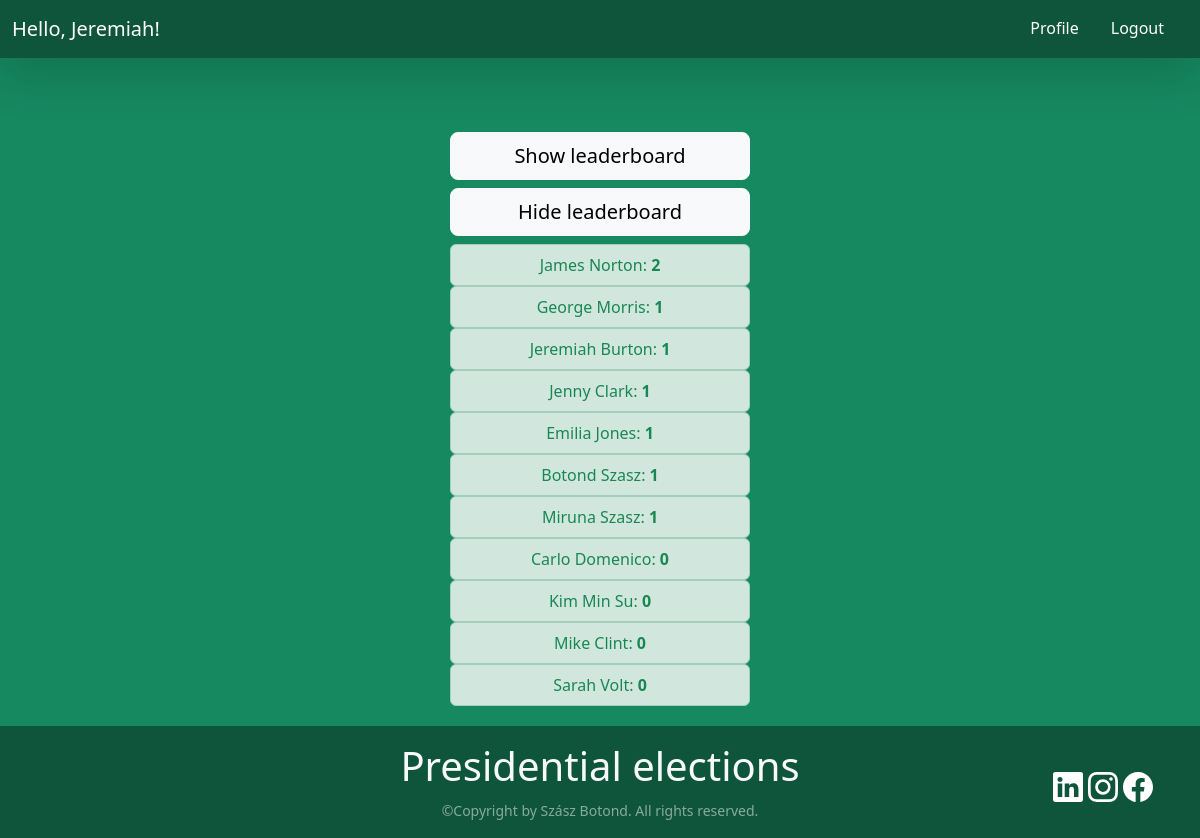
/show_leaderboard (signed in), run on an earlier commit of the app's database.
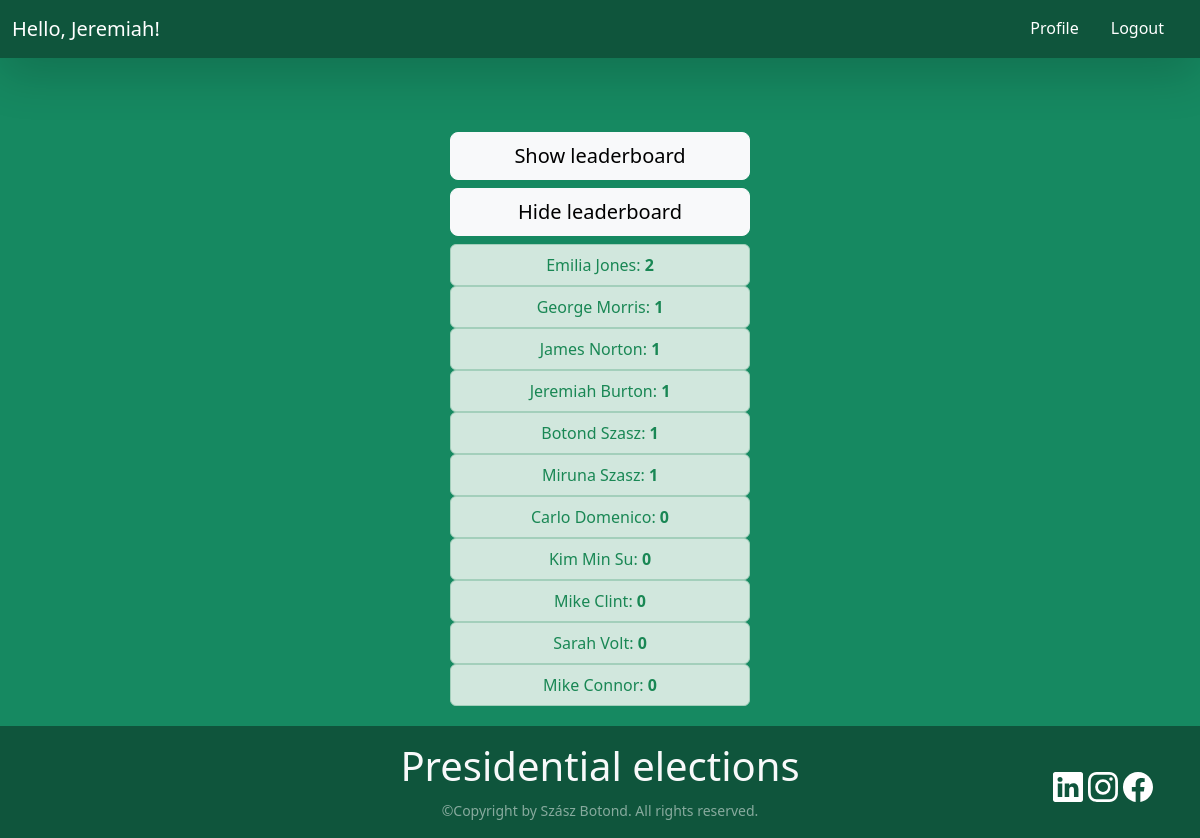
And on a later commit of the database.
### authentication/models.py (models this page shows)
class Profile(models.Model):
    user = models.OneToOneField(User, on_delete=models.CASCADE)
    user_bio = models.TextField(max_length=500, default="Default description")
    hasVoted = models.BooleanField(default=False)
    votedFor = models.IntegerField(default=None, editable=True, null=True)
    numberOfVotes = models.IntegerField(default=0, editable=True)
    hasApplied = models.BooleanField(default=False)
    linkFacebook = models.TextField(max_length=1000, default="")
    linkInstagram = models.TextField(max_length=1000, default="")
    linkLinkedin = models.TextField(max_length=1000, default="")

### authentication/views.py (the view)
# urls.py: path('show_leaderboard', views.show_leaderboard, name="show_leaderboard"),
def show_leaderboard(request):
    all_candidates = Profile.objects.filter(hasApplied=True).order_by('-numberOfVotes')
    current_user = request.user
    firstName = current_user.first_name
    lastName = current_user.last_name
    return render(request, "main-page.html", {"all_candidates":all_candidates, 'firstName': firstName, 'lastName': lastName})

### authentication/templates/main-page.html (shortened to what this page needs)
{% load static %}
<!DOCTYPE html>
<html lang="en">
<head>
    <link href="https://cdn.jsdelivr.net/npm/bootstrap@5.3.2/dist/css/bootstrap.min.css" rel="stylesheet"
>
    <link rel="stylesheet" href="/static/style.css">
</head>
<body style="padding-top: 170px; display: flex; flex-direction: column; min-height: 100vh; width: 100%;">
    {% if user.is_authenticated %}
    <nav class="navbar navbar-expand-lg shadow-lg fixed-top" style="background-color: rgb(15, 85, 60);">
        <div class="container-fluid">
            <a class="navbar-brand text-white" href="/profile">Hello, {{firstName.title}}!</a>
            <div class="collapse navbar-collapse" id="navbarSupportedContent">
                <ul class="navbar-nav justify-content-end flex-grow-1 pe-3 nav-underline">
                    <li class="nav-item">
                        <a class="nav-link text-white" aria-current="page" href="/profile">Profile</a>
                    </li>
                    <li class="nav-item">
                        <a class="nav-link text-white" aria-current="page" href="/logout">Logout</a>
                    </li>
                </ul>
            </div>
        </div>
    </nav>
    <div class="d-grid gap-2 justify-content-center" style="padding-bottom: 20px;">
        <a class="btn btn-lg btn-light h-auto d-inline-block " href="/show_leaderboard" type="submit" role="button">Show
            leaderboard</a>
        <a class="btn btn-lg btn-light h-auto d-inline-block " href="/main_page" type="submit" role="button">Hide
            leaderboard</a>
        <div id="main-page-container" class="d-grid gap-2" style="height: auto; width: 300px;">
            <div id="profile-list" class="h-auto">
                {% if all_candidates %}
                {% for profile in all_candidates %}
                <ul class="list-group">
                    <li class="list-group-item list-group-item-success  text-center">
                        <a href="{% url 'view_profile' profile.user.id %}"
                            class="link-success link-underline-opacity-0 link-underline-opacity-75-hover link-offset-2">
                            {{ profile.user.first_name.title }} {{ profile.user.last_name.title }}: <strong>{{ profile.numberOfVotes }}</strong></a>
                    </li>
                </ul>
                {% endfor %}
                {% endif %}
            </div>
        </div>
    </div>
    {% include 'footer.html' %}
    {% else %}
    <div class="d-grid gap-2">
        <button class="btn btn-light btn-lg" type="submit"><a href="/login" class="form-text">Login</a></button>
        <button class="btn btn-light btn-lg" type="submit"><a href="/register" class="form-text">Register</a></button>
    </div>
    {% endif %}
</body>
</html>

What changed in the data, as far as the page shows it:
no longer on this page (row edited): Profile: user.first_name "Jenny", user.last_name "Clark", numberOfVotes "1"
changed Profile "Emilia": numberOfVotes "1" → "2"; moves up the list
shown differently, row unchanged: Profile "George": moves down the list
changed Profile "James": numberOfVotes "2" → "1"
added Profile: user.first_name "Mike", user.last_name "Connor", numberOfVotes "0"
